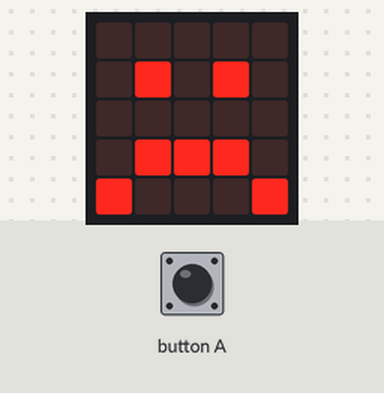
Simulated run of this program. Board: BBC micro:bit (MakeCode). On the bench: the board's 5×5 LED display. The test bench sets the inputs (shaded band).

Above: at 0.1 s.
At 0.6 s:
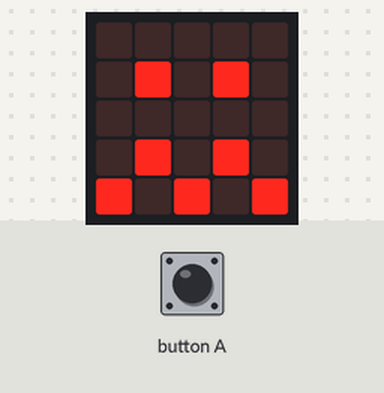
At 1.2 s:
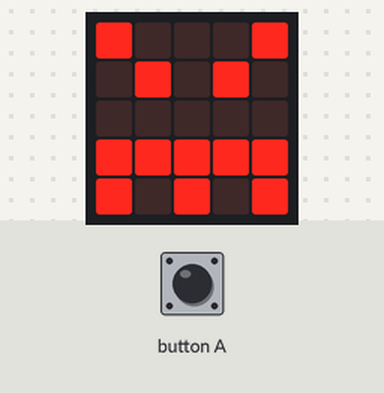
1.3 s: button A pressed for 0.15 s
Timing chart, 0 to 4.3 s (numbered marks = the images above; inputs shaded):
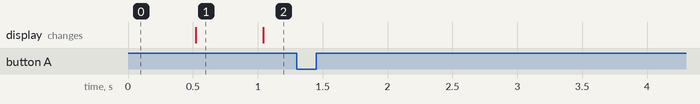

Measured:
- after the input at 1.3 s, every drawn part: stays the same
- what the display in image 1 shows lasts 0.5 s, from 0.5 s to 1.0 s

The program:

main.ts
```typescript
input.onButtonPressed(Button.A, function () {
    スロットオン = 0
})
let スロットオン = 0
スロットオン = 1
let 順番 = 0
let アイコンズ = [
images.iconImage(IconNames.Sad),
images.iconImage(IconNames.Confused),
images.iconImage(IconNames.Angry),
images.iconImage(IconNames.Happy)
]
basic.forever(function () {
    if (スロットオン == 1) {
        アイコンズ[順番].showImage(0, 0)
        順番 += 1
        if (順番 >= アイコンズ.length) {
            順番 = 0
        }
        basic.pause(500)
    }
})
```

test.ts
```typescript
// テストはここに来ます。このパッケージが拡張機能として使用されるときにはコンパイルされません。
```
